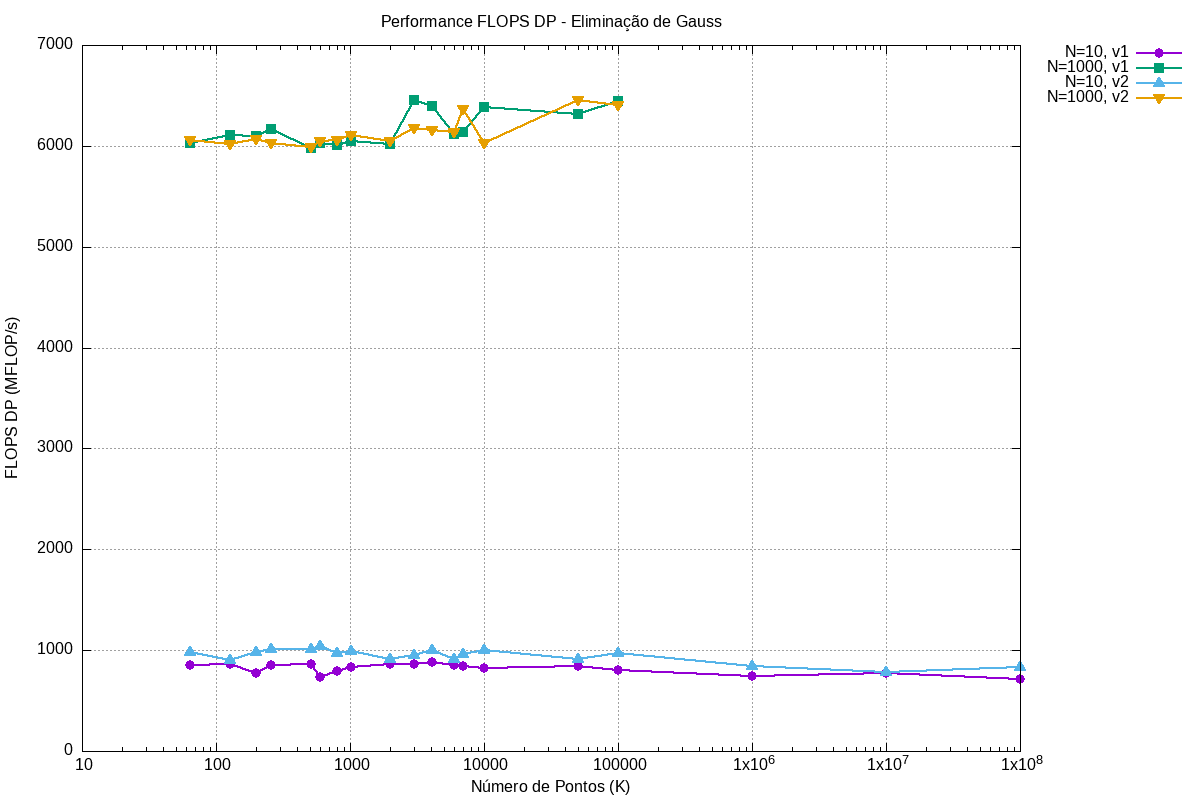

This figure's gnuplot source:
set terminal png size 1200,800
set output 'graficos/flops_dp_elimgauss.png'
set title 'Performance FLOPS DP - Eliminação de Gauss'
set xlabel 'Número de Pontos (K)' font ',12'
set ylabel 'FLOPS DP (MFLOP/s)' font ',12'
set logscale x
set grid
set key outside right
set datafile separator ","

plot 'tabelas/flops_v1_N10.csv' using 1:4 with linespoints title 'N=10, v1' lw 2 pt 7 ps 1.2, \
     'tabelas/flops_v1_N1000.csv' using 1:4 with linespoints title 'N=1000, v1' lw 2 pt 5 ps 1.2, \
     'tabelas/flops_v2_N10.csv' using 1:4 with linespoints title 'N=10, v2' lw 2 pt 9 ps 1.2, \
     'tabelas/flops_v2_N1000.csv' using 1:4 with linespoints title 'N=1000, v2' lw 2 pt 11 ps 1.2
